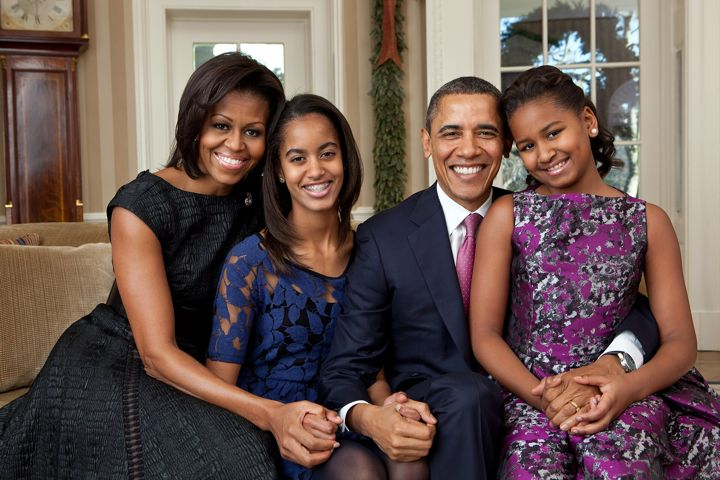
#> input picture autopub/tests/fixtures/face.jpg, 720 x 480 px; its folder holds only this picture in this run
$ python -i poster.py   (imports and definitions only)
#> lines starting #> are read from the running program, lines starting #| are printed output that depends on the picture
#> further down, picture is the input picture: PIL image 720x480 RGB; mean R, G, B 105.8, 86.1, 80.8
"""The poster: a film still with a centred uppercase title, the handle above, the mark below.

The share-image family for a site whose brand says `style: poster` (Filmybuff). Where the news
cards put a photo above a panel of type, the poster is the photo: the still runs full bleed, is
graded dark and warm so type can sit on it, and carries the handle small at the top, the title
centred and set heavy in the paper colour, one tracked subline under it, and the site's lockup at
the bottom. A carousel cover adds "swipe for more". A card without a usable still keeps the same
type on the brand's ink ground with the red square as its only ornament, so the grid still reads
as one account.

Slides follow the same grammar: a number in the accent, the heading uppercase and centred, the
body in reading type, on a still when the slide has one (a watchlist entry with a film poster) or
the ink ground when it does not. The closing slide is the lockup, large.

Every shape keeps the top and bottom bleed bands clear, as the cards do, so the 4:5 asset
Instagram accepts is a straight centre trim of the 3:4 master.
"""
from __future__ import annotations

import logging
from pathlib import Path

from PIL import Image, ImageDraw, ImageEnhance, ImageFilter

from . import images
from .cards import CardBrief
from .config import Site
from .images import (CARD_SCALE, IG_RATIOS, SIZES, Box, _backdrop, _cover_fit, enhance, _download_photo, _font, _load_logo, _save, _spell_out,
                     _wrap, hex_to_rgb, tidy)

log = logging.getLogger(__name__)

# [1 line that did not run here, left out]
TITLE_LADDER = [(24, 148), (40, 124), (60, 104), (80, 90), (10 ** 6, 78)]   # (max chars, size) at master scale
# the look of the reference grid: a print, not a screen grab. Blacks lifted (a fade), highlights rolled
# off towards cream, a touch less colour, a gentle vignette, a little grain; the still stays bright and
# the type gets a soft local shadow behind it instead of a darkened frame.
GRADE_LIFT = 20                     # where black ends up (0-255): the fade
GRADE_GAIN = 0.86                   # how much of the range the still keeps above the lift
GRADE_WARMTH = (10, 4, -12)         # the cream cast, per channel
GRADE_COLOUR = 0.86                 # saturation kept
VIGNETTE = 0.30                     # how much darker the edges go than the centre
GRAIN = 0.07                        # the grain's strength on a still
CREAM = (243, 233, 190)             # the title's colour: the reference's pale yellow, not paper white
SCRIM = 0.55                        # the soft shadow behind the title, at its darkest


# ---- ground --------------------------------------------------------------------------------------------

def _grade(photo: Image.Image) -> Image.Image:
    """The reference grid's print look: lifted blacks, cream highlights, a little less colour, a gentle
    vignette, fine grain; a soft band at the very top and bottom for the handle and the mark only."""
    import numpy as np
    w, h = photo.size
#> w = 720; h = 480
    img = photo.convert("RGB")
    lut = [min(255, int(GRADE_LIFT + v * GRADE_GAIN)) for v in range(256)]
    r, g, b = img.split()
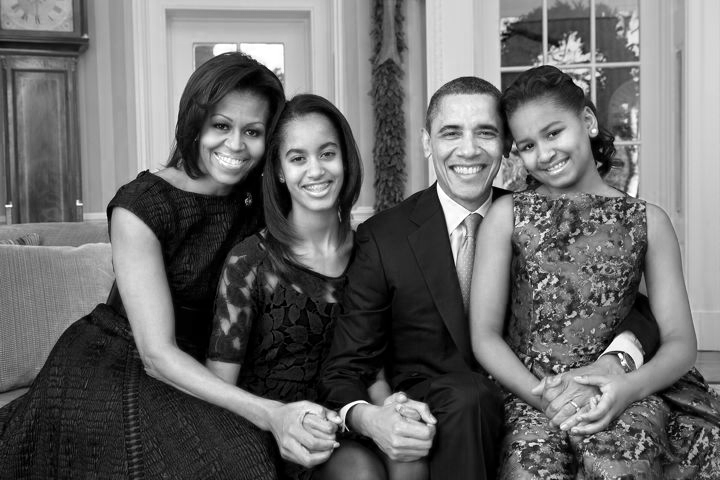
#> r: PIL image 720x480 L; min 0, max 255, mean 105.8
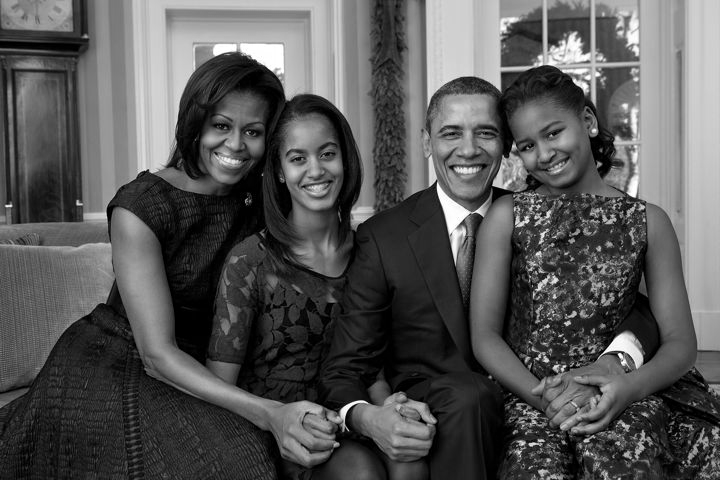
#> g: PIL image 720x480 L; min 0, max 255, mean 86.1
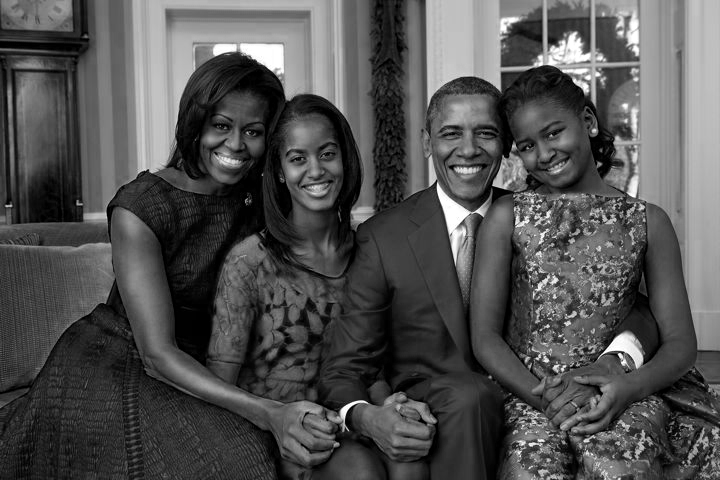
#> b: PIL image 720x480 L; min 0, max 255, mean 80.8
    img = Image.merge("RGB", (r.point([min(255, v + GRADE_WARMTH[0]) for v in lut]),
                              g.point([min(255, v + GRADE_WARMTH[1]) for v in lut]),
                              b.point([max(0, v + GRADE_WARMTH[2]) for v in lut])))
    img = ImageEnhance.Color(img).enhance(GRADE_COLOUR)
    # vignette: a soft radial mask multiplied in
    mask = Image.new("L", (w // 8, h // 8), 0)
#> mask: PIL image 90x60 L; every value is 0
    d = ImageDraw.Draw(mask)
    d.ellipse([-mask.width * 0.2, -mask.height * 0.15, mask.width * 1.2, mask.height * 1.15], fill=255)
    mask = mask.resize((w, h), Image.BILINEAR).filter(ImageFilter.GaussianBlur(w // 8))
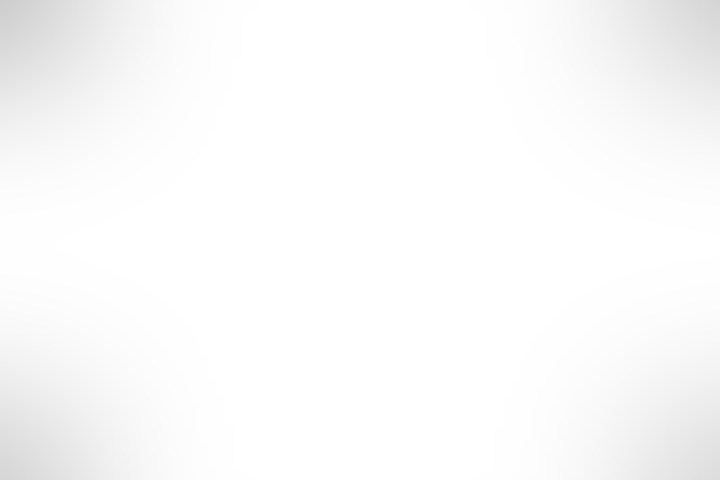
#> mask: PIL image 720x480 L; min 205, max 255, mean 250.5
    dark = Image.new("RGB", (w, h), (0, 0, 0))
#> dark: PIL image 720x480 RGB; every value is 0
    img = Image.composite(img, Image.blend(img, dark, VIGNETTE), mask)
    # grain: seeded, so two renders of one still match
    grain = np.random.default_rng(11).integers(0, 255, size=(h // 2, w // 2), dtype=np.uint8)
    noise = Image.fromarray(grain, "L").resize((w, h), Image.BILINEAR)
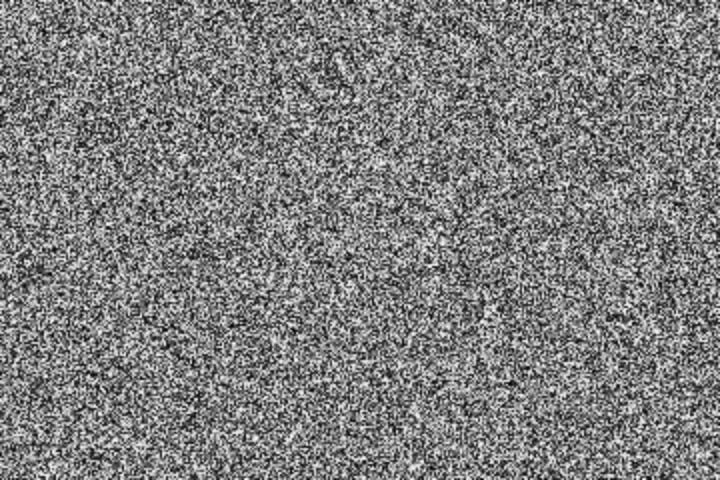
#> noise: PIL image 720x480 L; min 1, max 251, mean 127.2
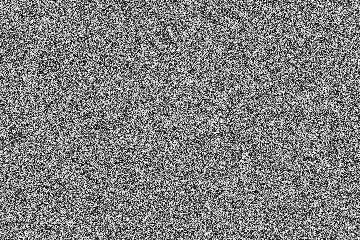
#> grain: shape (240, 360); min 0, max 254, mean 127
    img = Image.blend(img, Image.merge("RGB", (noise, noise, noise)), GRAIN * 0.5)
    # the bands the handle and the mark sit in, no deeper than they need
    band = Image.new("L", (1, h))
    for y in range(h):
        t = y / h
        v = 0
        if t < 0.16:
            v = int(120 * (1 - t / 0.16) ** 1.5)
        elif t > 0.80:
            v = int(170 * ((t - 0.80) / 0.20) ** 1.4)
        band.putpixel((0, y), min(255, v))
    img.paste(dark, (0, 0), band.resize((w, h)))
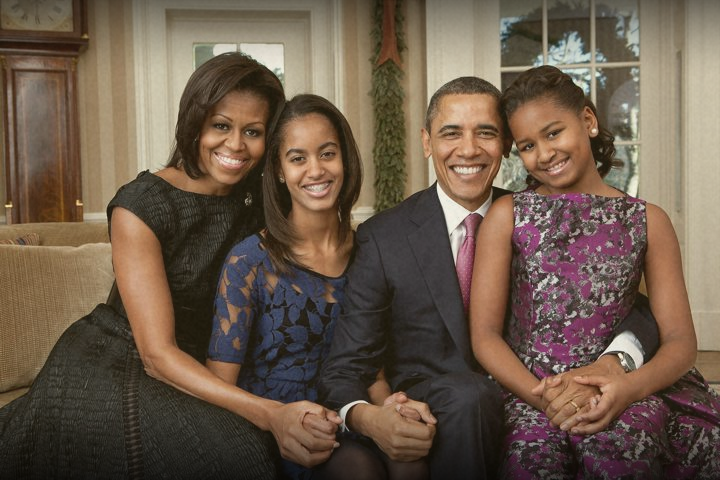
#> img: PIL image 720x480 RGB; mean R, G, B 107.3, 89.7, 73.8
    return img


# [23 lines left out: functions _scrim, _ink_ground, not called in this run]


TITLE_ZONE = 0.44                   # the top fraction the handle, the title and the subline occupy: faces are kept out of it
SUBJECT_X = 0.72                    # where the subject goes, as a fraction of the width, when the title needs the other side
LETTERBOX_ABOVE = 2.0               # a still that would have to be blown up more than this to fill 3:4 is set at its own
                                    # shape instead, full width, between bands of its own blurred colour: sharp beats full-bleed
STILL_MAX_H = 0.56                  # the letterboxed still never takes more than this of the height (the type needs a band)
MARK_ZONE = 0.17                    # the bottom fraction the mark and its margins keep


# [7 lines that did not run here, left out]


# [14 lines that did not run here, left out]


# [23 lines that did not run here, left out]


# [5 lines that did not run here, left out]


# ---- type ----------------------------------------------------------------------------------------------

def _title_lines(draw, title: str, family, column: int, scale: float, weight: int = 900):
    """The title uppercase, centred, as large as the column allows: size by length, then wrap."""
    text = _spell_out(tidy(title), family).upper()
    size = next(s for limit, s in TITLE_LADDER if len(text) <= limit)
    while True:
        font = _font(int(size * scale), bold=True, family=family, weight=weight)
        lines = _wrap(draw, text, font, column)
        if len(lines) <= 4 or size <= 60:
            return font, lines, int(font.size * 0.98)
        size -= 8


def _centred(draw, y: int, lines: list[str], font, line_h: int, fill, w: int, shadow: bool = True) -> int:
    for line in lines:
        tw = draw.textlength(line, font=font)
        x = (w - tw) / 2
        if shadow:
            draw.text((x + 2, y + 3), line, font=font, fill=(0, 0, 0, 130))
        draw.text((x, y), line, font=font, fill=fill)
        y += line_h
    return y


def _tracked_centre(draw, y: int, text: str, font, fill, w: int, track: float = 0.16) -> None:
    """Small uppercase type with letter-spacing, centred: the handle and the sublines."""
    _tracked(draw, y, text, font, fill, w, track, "centre", 0)


# [362 lines left out: functions _tracked, _aligned, _covered, _strike, _swipe, _mark and 7 more, not called in this run]


def still_for(url: str | None, timeout: int = 20) -> bool:
    """Whether a still URL can actually be used (downloads and is big enough)."""
    return bool(url) and _download_photo(url, timeout) is not None

>>> from PIL import Image
>>> picture = Image.open('../tests/fixtures/face.jpg')
>>> result = _grade(picture)
